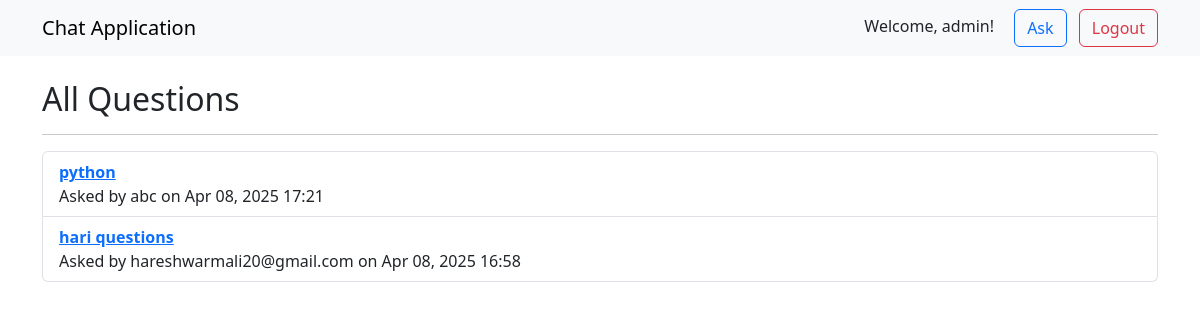
The app's page / (signed in) with its own data.
### chat/models.py (models this page shows, shortened)
class Question(models.Model):
    user = models.ForeignKey(User, on_delete=models.CASCADE)
    title = models.CharField(max_length=255)
    body = models.TextField()
    created_at = models.DateTimeField(auto_now_add=True)

### chat/views.py (the view)
# urls.py: 2. Add a URL to urlpatterns:  path('', views.home, name='home')
@login_required
def home(request):
    questions = Question.objects.all().order_by('-created_at')
    return render(request, 'home.html', {'questions': questions})

### chat/templates/home.html
{% extends 'base.html' %}
{% block content %}
<h2>All Questions</h2>
<hr>
<ul class="list-group">
    {% for q in questions %}
    <li class="list-group-item">
        <a href="{% url 'question_detail' q.id %}">
            <strong>{{ q.title }}</strong>
        </a>
        <p class="mb-0">Asked by {{ q.user.username }} on {{ q.created_at|date:"M d, Y H:i" }}</p>
    </li>
    {% empty %}
    <li class="list-group-item">No questions yet.</li>
    {% endfor %}
</ul>
{% endblock %}

### chat/templates/base.html (shortened to what this page needs)
<!DOCTYPE html>
<html lang="en">
<head>
    <link href="https://cdn.jsdelivr.net/npm/bootstrap@5.3.0/dist/css/bootstrap.min.css" rel="stylesheet">
</head>
<body>
<nav class="navbar navbar-expand-lg navbar-light bg-light">
    <div class="container">
        <a class="navbar-brand" href="{% url 'home' %}">Chat Application</a>
        <div>
            {% if user.is_authenticated %}
                <span class="me-3">Welcome, {{ user.username }}!</span>
                <a class="btn btn-outline-primary me-2" href="{% url 'post_question' %}">Ask</a>
                <a class="btn btn-outline-danger" href="{% url 'logout' %}">Logout</a>
            {% else %}
                <a class="btn btn-outline-primary me-2" href="{% url 'login' %}">Login</a>
                <a class="btn btn-outline-success" href="{% url 'register' %}">Register</a>
            {% endif %}
        </div>
    </div>
</nav>
<div class="container mt-4">
    {% block content %}{% endblock %}
</div>
</body>
</html>

### records on screen
Question: title "python", user.username "abc", created_at "Apr 08, 2025 17:21"
Question: title "hari questions", user.username "hareshwarmali20@gmail.com", created_at "Apr 08, 2025 16:58"

### other values on screen
{{ user.username }} "admin"
